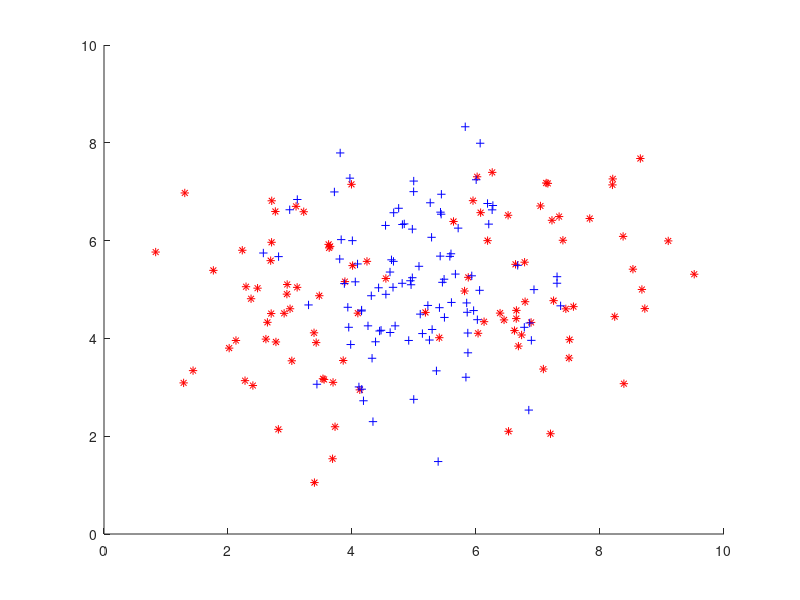

This figure's MATLAB source: (Note: this script raises an error after producing the figure.)
clear all;
load('data_lvq_A.mat','matA');
load('data_lvq_B.mat','matB');

%following figure is to plot dataset with final prototypes
figure;
scatter(matA(:,1),matA(:,2),'r','*'); %plotting class a with * sign
hold on
scatter(matB(:,1),matB(:,2),'b', '+'); % plotting class b with + sign

[PA,PB,E,L1,L2] = train_lvq(matA,matB,2,1,0.5,0.5,0.01,15);
hold on
scatter(PA(:,1),PA(:,2),50,'MarkerEdgeColor','k','MarkerFaceColor',[.49 1 .63]);
hold on
scatter(PB(:,1),PB(:,2),50,'MarkerEdgeColor','k','MarkerFaceColor',[.1 0.5 .63]);
title('S3801128');
xlabel('Feature1');
ylabel('Feature2');
legend({'ClassA','ClassB'});


%figure for Question 3
figure;
[PA,PB,E,L1,L2] = train_lvq(matA,matB,2,1,0.5,0.5,0.01,25);
subplot(1,2,1);
E_new = E(2:size(E,1));
X = [1:size(E_new,1)];
plot(X,E_new,'m');
hold on;
title('Training Error');
xlabel('Number of Epochs');
ylabel('Training Error');

subplot(1,2,2);
L1_new = L1(2:size(L1,1));
X1 = [1:size(L1_new,1)];
L2_new = L2(2:size(L2,1));
X2 = [1:size(L2_new,1)];
plot(X1,L1_new,'r');
hold on;
plot(X2,L2_new,'g');
legend({'Relevance1','Relevance2'});